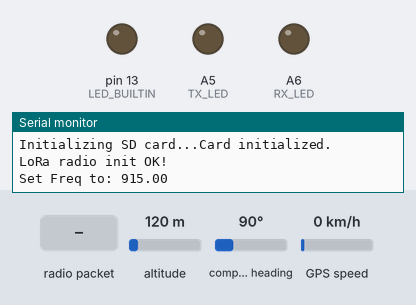
Bench run of a sketch on a simulated Arduino Mega 2560, built for the host (arithmetic inside an expression is 32-bit, double 64-bit). Shown: output pins drawn as LEDs (lit = HIGH), the last lines printed to the serial monitor. Inputs (shaded band) come from the test bench; at power-on: altitude 120 m, compass heading 90°, GPS speed 0 km/h. Storage starts empty; the GPS gets a fix after 3 s at 37.7749, -122.4194 with 8 satellites; no radio packets arrive unless stated; pins used as bus, display or sensor lines are not drawn.

Above: at 1.8 s.
1.9 s: radio packet "1" arrives
At 2.66 s:
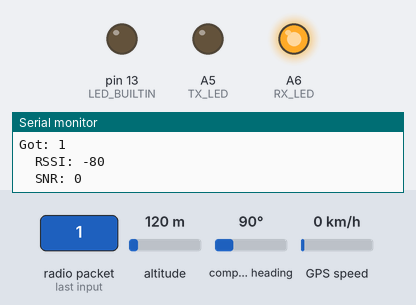
At 3.07 s:
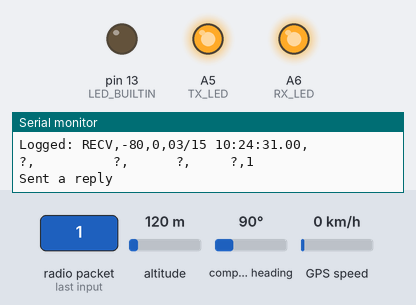
Timing chart, 0 to 4.9 s (numbered marks = the images above; inputs shaded):
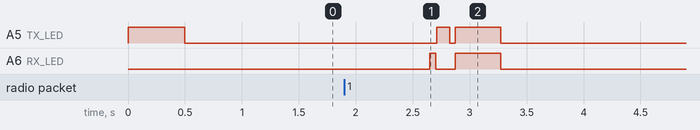

Measured:
- after the input at 1.9 s, A5 (TX_LED): LOW → HIGH after 0.81 s, → LOW 0.11 s later, → HIGH 0.05 s later, → LOW 0.40 s later; A6 (RX_LED): LOW → HIGH after 0.75 s, → LOW 0.05 s later, → HIGH 0.17 s later, → LOW 0.40 s later

The sketch:

Feather9x_RX.ino
```cpp
// Feather9x_RX
// -*- mode: C++ -*-
// Example sketch showing how to create a simple messaging client (receiver)
// with the RH_RF95 class. RH_RF95 class does not provide for addressing or
// reliability, so you should only use RH_RF95 if you do not need the higher
// level messaging abilities.
// It is designed to work with the other example Feather9x_TX

#include <SPI.h>
#include <RH_RF95.h>
#include <Servo.h>
#include <SD.h>
#include <TinyGPS.h>


#define RFM95_RST 2  //
#define RFM95_CS  3  //
#define RFM95_INT 0  //

#define SD_CS 6
#define GPS_TX 5
#define GPS_RX 4

#define TX_LED      A5
#define RX_LED      A6
// Change to 434.0 or other frequency, must match RX's freq!
#define RF95_FREQ 915.0

#define LOG_FILENAME "log.txt"

// Singleton instance of the radio driver
RH_RF95 rf95(RFM95_CS, RFM95_INT);

// instantiate servo object
Servo servo;

HardwareSerial Serial1(GPS_RX, GPS_TX);
TinyGPS gps;
File logFile;

struct Recv_data {
  uint8_t seq;
  uint8_t ack;
  uint8_t CMD;
  uint8_t len;
  uint8_t* data;
};

bool writeLog(char* type, uint8_t* data, short rssi, int snr);
// bool writeLog(char* type, Recv_data recv_log, short rssi, int snr);
bool writeLogPG();

void setup() {
  pinMode(LED_BUILTIN, OUTPUT);
  pinMode(RFM95_RST, OUTPUT);
  pinMode(TX_LED, OUTPUT);
  pinMode(RX_LED, OUTPUT);
  digitalWrite(RFM95_RST, HIGH);

  digitalWrite(TX_LED, HIGH);
  delay(500);
  digitalWrite(TX_LED, LOW);

  Serial.begin(115200);
  while (!Serial) delay(1);
  delay(100);
  Serial.println("Range Test RX!");
 /* Start GPS Software Serial */ /* STM32 Use Serial1 port */
  Serial1.begin(9600);
  /* Init SD Card */
  Serial.print("Initializing SD card...");
  // see if the card is present and can be initialized:
  if (!SD.begin(SD_CS)) {
    Serial.println("Card failed, or not present");
    // don't do anything more:
    while (1)
      ;
  }
  Serial.println("Card initialized.");

  logFile = SD.open("log.txt", FILE_WRITE);
  if (logFile) {
    logFile.println("---------------------------------LOGGING FORMAT-------------------------------------------");
    logFile.println("RECV,RSSI(dBm),SNR(db),Month/Day Hour:Minute:Second.Hundredths,Lat,Lon,Alt,Speed(km),data");
    // logFile.println("RECV,RSSI(dBm),SNR(db),Month/Day Hour:Minute:Second.Hundredths,Lat,Lon,Alt,Speed(km),seq,ack,cmd,len,data");
    logFile.println("GPS,Month/Day Hour:Minute:Second.Hundredths,Lat,Lon,Alt,Speed(km)");
    logFile.println("------------------------------------------------------------------------------------------");
    //Also log the LOG formats
    logFile.close();
  } else {
    /* Unable to open file */
    Serial.println("Cannot open log.txt");
    while(1);
  }


  // manual reset
  digitalWrite(RFM95_RST, LOW);
  delay(10);
  digitalWrite(RFM95_RST, HIGH);
  delay(10);

  while (!rf95.init()) {
    Serial.println("LoRa radio init failed");
    while (1);
  }
  Serial.println("LoRa radio init OK!");

  // Defaults after init are 434.0MHz, modulation GFSK_Rb250Fd250, +13dbM
  if (!rf95.setFrequency(RF95_FREQ)) {
    Serial.println("setFrequency failed");
    while (1);
  }
  Serial.print("Set Freq to: "); Serial.println(RF95_FREQ);

  // Defaults after init are 434.0MHz, 13dBm, Bw = 125 kHz, Cr = 4/5, Sf = 128chips/symbol, CRC on

  // The default transmitter power is 13dBm, using PA_BOOST.
  // If you are using RFM95/96/97/98 modules which uses the PA_BOOST transmitter pin, then
  // you can set transmitter powers from 5 to 23 dBm:
  rf95.setTxPower(23, false);
  rf95.setSpreadingFactor(12);
  // rf95.setSignalBandwidth(12500);
}

unsigned long previousgpsMillis = 0;  // Store last execution time
const unsigned long gpsinterval = 60000; // 1 minute (60,000 ms)

void loop() {
  Serial.println("");
  for (unsigned long start = millis(); millis() - start < 1000;) {
    while (Serial1.available()) {
      char c = Serial1.read();
      // Serial.write(c);  // uncomment this line if you want to see the GPS data flowing
      gps.encode(c);
      // if (gps.encode(c)) {
        // Serial.println("GPS data successfully parsed!");
      // }
    }
  }
  unsigned long gpsMillis = millis();
  if (gpsMillis - previousgpsMillis >= gpsinterval) {
        previousgpsMillis = gpsMillis;  // Update last execution time

        // Code to execute every minute
        writeLogPG();
    }
  if (rf95.available()) {
    // Should be a message for us now
    uint8_t buf[RH_RF95_MAX_MESSAGE_LEN];
    uint8_t len = sizeof(buf);
    memset(buf, 0, sizeof(buf));
    if (rf95.recv(buf, &len)) {
      // Serial.print("Headers: ");
      // Serial.print(rf95.headerTo());
      // Serial.print(" ");
      // Serial.println(rf95.headerSeq());
      // Serial.print(rf95.headerFrom());
      // Serial.print(" ");
      // Serial.println(rf95.headerAck());
      // Serial.print(rf95.headerId());
      // Serial.print(" ");
      // Serial.println(rf95.headerCMD());
      // Serial.print(rf95.headerFlags());
      // Serial.print(" ");
      // Serial.println(rf95.headerLen());
      digitalWrite(RX_LED, HIGH);
      RH_RF95::printBuffer("Received: ", buf, len);
      Serial.print("Got: ");
      Serial.println((char*)buf);
      Serial.print("\tRSSI: ");
      Serial.println(rf95.lastRssi(), DEC);
      Serial.print("\tSNR: ");
      Serial.println(rf95.lastSNR(), DEC);
      delay(50);
      digitalWrite(RX_LED, LOW);
      // Recv_data recv_log = { rf95.headerSeq(), rf95.headerAck(), rf95.headerCMD(), rf95.headerLen(), buf};
      //LOG
      writeLog("RECV", buf, rf95.lastRssi(), rf95.lastSNR());

      // Send a reply
      uint8_t data[12] = "ACK #      ";
      // rf95.setHeaders(1,1,rf95.headerCMD(), 0);
      memcpy(data+5, buf+9, 5);
      digitalWrite(TX_LED, HIGH);
      rf95.send(data, 12);
      rf95.waitPacketSent();
      Serial.println("Sent a reply");

    } else {
      Serial.println("Receive failed");
    }
    delay(50);
    digitalWrite(TX_LED, LOW);
    delay(50);
    digitalWrite(TX_LED, HIGH);
    digitalWrite(RX_LED, HIGH);
    delay(400);
    digitalWrite(TX_LED, LOW);
    digitalWrite(RX_LED, LOW);

  }
}


bool writeLog(char* type, uint8_t* data, short rssi, int snr) {
  float flat, flon, falt, fspeed;
  gps.f_get_position(&flat, &flon);
  falt = gps.f_altitude();
  fspeed = gps.f_speed_kmph();
  int year;
  byte month, day, hour, minute, second, hundredths;
  gps.crack_datetime(&year, &month, &day, &hour, &minute, &second, &hundredths);
  // Serial.println(flat, 6);
  // Serial.println(flon, 6);
  // Serial.println(falt, 6);
  // Serial.print(hour);
  // Serial.print(":");
  // Serial.print(minute);
  // Serial.print(":");
  // Serial.println(second);
  char log_str[256];
  sprintf(log_str, "%s,%hi,%d,%02d/%02d %02d:%02d:%02d.%02d,%11.6f,%11.6f,%7.2f,%6.2f,%s",
          type, rssi, snr, month, day, hour, minute, second, hundredths, flat, flon, falt, fspeed, (char*)data);
  Serial.print("Logged: ");
  Serial.println(log_str);
  logFile = SD.open(LOG_FILENAME, FILE_WRITE);
  if (logFile) {
    logFile.println(log_str);
    logFile.close();
  } else {
    /* Unable to open file */
    return false;
  }
  return true;
}

bool writeLogPG(){
  float flat, flon, falt, fspeed;
  gps.f_get_position(&flat, &flon);
  falt = gps.f_altitude();
  fspeed = gps.f_speed_kmph();
  int year;
  byte month, day, hour, minute, second, hundredths;
  gps.crack_datetime(&year, &month, &day, &hour, &minute, &second, &hundredths);
  // Serial.println(flat, 6);
  // Serial.println(flon, 6);
  // Serial.println(falt, 6);
  // Serial.print(hour);
  // Serial.print(":");
  // Serial.print(minute);
  // Serial.print(":");
  // Serial.println(second);
  char log_str[256];
  sprintf(log_str, "GPS,%02d/%02d %02d:%02d:%02d.%02d,%11.6f,%11.6f,%7.2f,%6.2f",
          month, day, hour, minute, second, hundredths, flat, flon, falt, fspeed);
  Serial.print("Logged: ");
  Serial.println(log_str);
  logFile = SD.open(LOG_FILENAME, FILE_WRITE);
  if (logFile) {
    logFile.println(log_str);
    logFile.close();
  } else {
    /* Unable to open file */
    return false;
  }
  return true;
}
```
